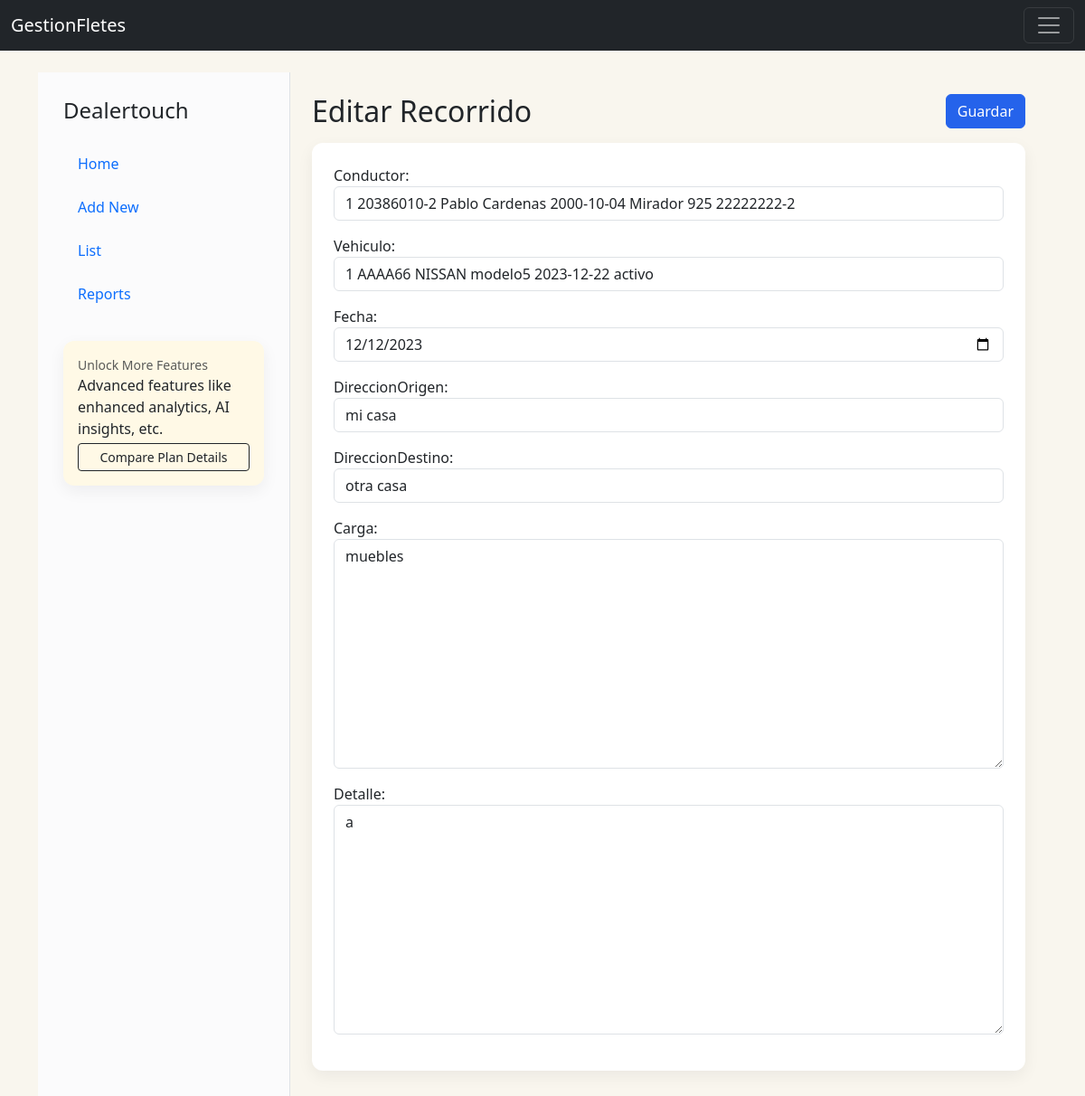
The page /recorridos/editarRecorridos/4 on the database its author committed.
### CrudRecorridos/models.py (models this page shows, shortened)
class Recorridos(models.Model):
    recorridoID = models.AutoField(primary_key=True)
    conductor = models.ForeignKey(Conductores, on_delete=models.CASCADE)
    vehiculo = models.ForeignKey(Vehiculos, on_delete=models.CASCADE)
    fecha = models.DateField()
    direccionOrigen = models.CharField(max_length=50)
    direccionDestino = models.CharField(max_length=50)
    carga = models.TextField(max_length=100)
    detalle = models.TextField(max_length=100, null=True)
    distancia_km = models.FloatField(null=True, blank=True, help_text='Distancia recorrida en km')
    gps_data = models.JSONField(null=True, blank=True, help_text='Datos GPS del recorrido (lista de puntos, GPX, etc)')

### CrudRecorridos/views.py (the view)
# urls.py: path('editarRecorridos/<recorridoID>', views.editarRecorridos, name='editarRecorridos'),
def editarRecorridos(request, recorridoID):
    recorrido = Recorridos.objects.get(recorridoID=recorridoID)
    if request.method == 'POST':
        form = RecorridosForm(request.POST, instance=recorrido)
        if form.is_valid():
            form.save()
            messages.success(request, 'Recorrido Editado Correctamente!')
            return redirect('registrarRecorridos')
        else:
            messages.error(request, 'Error al editar el recorrido. Por favor, verifica los datos.')
            return render(request, 'edicionRecorrido.html', {'form':form,"recorridoID":recorridoID})
    else:
        form = RecorridosForm(instance=recorrido)
        return render(request, 'edicionRecorrido.html', {'form':form,"recorridoID":recorridoID})

### CrudRecorridos/forms.py
class RecorridosForm(forms.ModelForm):
    class Meta:
        model = Recorridos
        fields = ['conductor','vehiculo','fecha','direccionOrigen','direccionDestino','carga','detalle','distancia_km','gps_data']

### CrudConductores/models.py (called while the page is built)
    def __str__(self):
        texto= "{0} {1} {2} {3} {4} {5} {6}"
        return texto.format(self.conductorID, self.rut, self.nombre, self.apellido, self.fechaNacimiento, self.direccion, self.licencia)

### CrudVehiculos/models.py (called while the page is built)
    def __str__(self):
        texto= "{0} {1} {2} {3} {4} {5} {6}"
        return texto.format(self.vehiculoID, self.patente, self.marca, self.modelo, self.fechaAdquisicion, self.estado, self.comentario)

### CrudRecorridos/templates/edicionRecorrido.html (shortened to what this page needs)
{% extends "partials/gestion_layout.html" %}
{% load widget_tweaks %}
{% block gestion_header %}
        <div class="d-flex align-items-start mb-3">
            <div>
                <h2 class="mb-0">Editar Recorrido</h2>
            </div>
            <div class="ms-auto">
                <button form="editarRecForm" type="submit" class="btn btn-primary">Guardar</button>
            </div>
        </div>
{% endblock %}
{% block gestion_body %}
        <form id="editarRecForm" action="{% url 'editarRecorridos' recorridoID %}" method="post">
            <div class="mb-3">{{ form.conductor.label_tag }}{% render_field form.conductor class="form-control" %}</div>
            <div class="mb-3">{{ form.vehiculo.label_tag }}{% render_field form.vehiculo class="form-control" %}</div>
            <div class="mb-3">{{ form.fecha.label_tag }}{% render_field form.fecha class="form-control" type="date" %}</div>
            <div class="mb-3">{{ form.direccionOrigen.label_tag }}{% render_field form.direccionOrigen class="form-control" %}</div>
            <div class="mb-3">{{ form.direccionDestino.label_tag }}{% render_field form.direccionDestino class="form-control" %}</div>
            <div class="mb-3">{{ form.carga.label_tag }}{% render_field form.carga class="form-control" %}</div>
            <div class="mb-3">{{ form.detalle.label_tag }}{% render_field form.detalle class="form-control" %}</div>
        </form>
    {% endblock %}

### Home/static/css/gestionFletes.css (style rules this page uses)
body { background-color: #F9F6EE; }
.btn-primary { background: #2563eb; border-color:#2563eb }

### rows shown on the page
Recorridos: conductor "1 20386010-2 Pablo Cardenas 2000-10-04 Mirador 925 22222222-2", vehiculo "1 AAAA66 NISSAN modelo5 2023-12-22 activo", fecha "12/12/2023", direccionOrigen "mi casa", direccionDestino "otra casa", carga "muebles", detalle "a"
